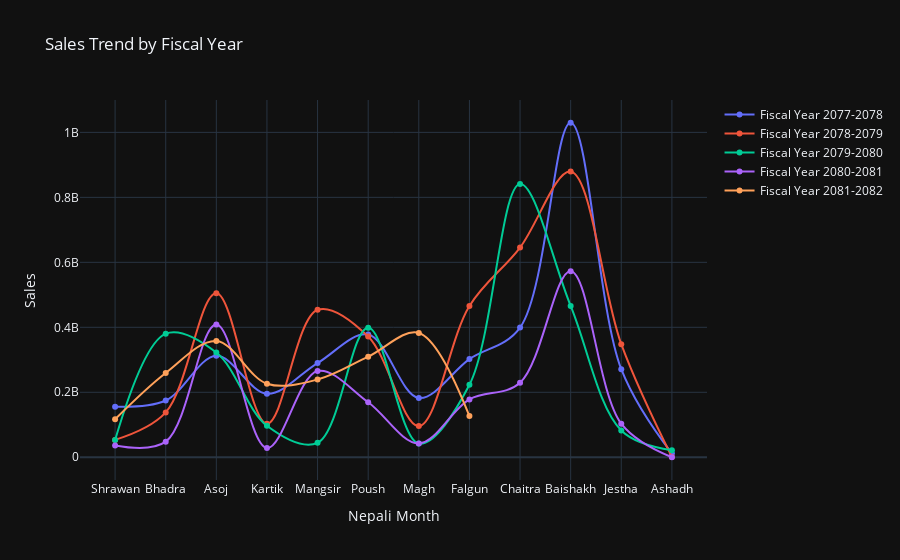

Here is the notebook cell this chart was saved with:
### Code cell
# data visualization using plotly
import pandas as pd
import plotly.graph_objs as go
import plotly.offline as pyo

df_sales = pd.read_csv(r"dataset\company_01_merge_sales_without_previous.csv")

df_sales.columns = ['date','sales']

df_sales[['Year', 'Month']] = df_sales['date'].str.split('-', expand=True)
df_sales['Year'] = df_sales['Year'].astype(int)
df_sales['Month'] = df_sales['Month'].astype(int)
nepali_months_fiscal_order = {
    4: "Shrawan", 5: "Bhadra", 6: "Asoj", 7: "Kartik",
    8: "Mangsir", 9: "Poush", 10: "Magh", 11: "Falgun",
    12: "Chaitra", 1: "Baishakh", 2: "Jestha", 3: "Ashadh"
}

df_sales['Month_Name'] = df_sales['Month'].map(nepali_months_fiscal_order)


df_sales['Fiscal_Year'] = df_sales.apply(lambda row: 
                                         f"{row['Year']}-{row['Year']+1}" if row['Month'] >= 4 
                                         else f"{row['Year']-1}-{row['Year']}", axis=1)

df_sales['Month_Order'] = df_sales['Month'].apply(lambda x: list(nepali_months_fiscal_order.keys()).index(x))

df_sales = df_sales.sort_values(by=['Fiscal_Year', 'Month_Order'])

fig = go.Figure()

fiscal_years = df_sales['Fiscal_Year'].unique()

for fy in fiscal_years:
    df_fy = df_sales[df_sales['Fiscal_Year'] == fy]
    fig.add_trace(go.Scatter(
        x=df_fy['Month_Name'], 
        y=df_fy['sales'], 
        mode='lines+markers',
        name=f'Fiscal Year {fy}',
        line=dict(shape='spline')  
    ))

fig.update_layout(
    title="Sales Trend by Fiscal Year",
    xaxis_title="Nepali Month",
    yaxis_title="Sales",
    xaxis=dict(categoryorder='array', categoryarray=list(nepali_months_fiscal_order.values())),
    template="plotly_dark",
    hovermode="x unified"
)

pyo.iplot(fig)

### Figure 1 — Plotly figure (JSON) as saved in the notebook; plotly's stock layout.template omitted (floating-point values rounded to 4 significant figures)
{"data": [{"line": {"shape": "spline"}, "mode": "lines+markers", "name": "Fiscal Year 2077-2078", "type": "scatter", "x": ["Shrawan", "Bhadra", "Asoj", "Kartik", "Mangsir", "Poush", "Magh", "Falgun", "Chaitra", "Baishakh", "Jestha", "Ashadh"], "y": [155500000.0, 174700000.0, 312500000.0, 195400000.0, 289900000.0, 377600000.0, 182600000.0, 302100000.0, 399000000.0, 1030000000.0, 271100000.0, 11690000.0]}, {"line": {"shape": "spline"}, "mode": "lines+markers", "name": "Fiscal Year 2078-2079", "type": "scatter", "x": ["Shrawan", "Bhadra", "Asoj", "Kartik", "Mangsir", "Poush", "Magh", "Falgun", "Chaitra", "Baishakh", "Jestha", "Ashadh"], "y": [53520000.0, 138000000.0, 505000000.0, 103503942, 453900000.0, 371600000.0, 96010000.0, 465700000.0, 645500000.0, 879400000.0, 348142424, 971318]}, {"line": {"shape": "spline"}, "mode": "lines+markers", "name": "Fiscal Year 2079-2080", "type": "scatter", "x": ["Shrawan", "Bhadra", "Asoj", "Kartik", "Mangsir", "Poush", "Magh", "Falgun", "Chaitra", "Baishakh", "Jestha", "Ashadh"], "y": [52934750, 380500000.0, 322400000.0, 97000000.0, 44410000.0, 399000000.0, 42170000.0, 223100000.0, 840800000.0, 466000000.0, 82490000.0, 21950000.0]}, {"line": {"shape": "spline"}, "mode": "lines+markers", "name": "Fiscal Year 2080-2081", "type": "scatter", "x": ["Shrawan", "Bhadra", "Asoj", "Kartik", "Mangsir", "Poush", "Magh", "Falgun", "Chaitra", "Baishakh", "Jestha", "Ashadh"], "y": [36314640, 48070000.0, 408800000.0, 28326755, 265500000.0, 169300000.0, 42570000.0, 178100000.0, 229400000.0, 572700000.0, 103400000.0, 57980.0]}, {"line": {"shape": "spline"}, "mode": "lines+markers", "name": "Fiscal Year 2081-2082", "type": "scatter", "x": ["Shrawan", "Bhadra", "Asoj", "Kartik", "Mangsir", "Poush", "Magh", "Falgun"], "y": [117000000.0, 259500000.0, 358100000.0, 226400000.0, 239300000.0, 309800000.0, 382700000.0, 126600000.0]}], "layout": {"hovermode": "x unified", "title": {"text": "Sales Trend by Fiscal Year"}, "xaxis": {"categoryarray": ["Shrawan", "Bhadra", "Asoj", "Kartik", "Mangsir", "Poush", "Magh", "Falgun", "Chaitra", "Baishakh", "Jestha", "Ashadh"], "categoryorder": "array", "title": {"text": "Nepali Month"}}, "yaxis": {"title": {"text": "Sales"}}}}
